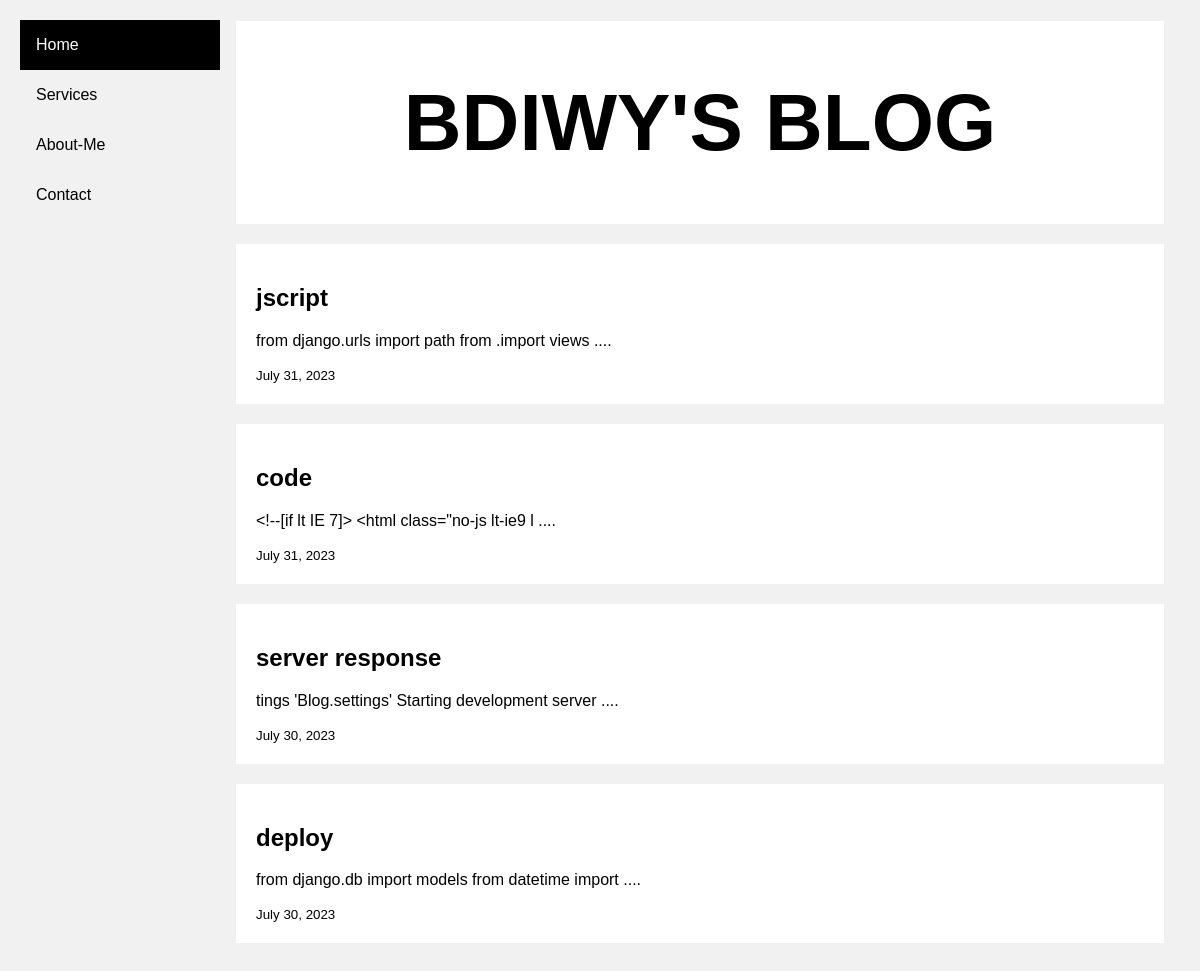
The page / on the database its author committed.
### posts/models.py (models this page shows, shortened)
class post(models.Model):
    title=models.CharField(max_length=100)
    body=models.TextField()
    created_at=models.DateField(default=datetime.now,blank=True)

### posts/views.py (the view)
# urls.py: path('',views.index,name='index'),
def index(request):
    context=post.objects.all()
    return render(request,'index.html',{'context':context})

### templates/index.html (shortened to what this page needs)
{% load static %}
{% include 'base/nav.html' %}
{% block content %}
<!DOCTYPE html>
<html>
<head>
  <link rel="stylesheet" href="{% static 'css/style.css' %}">
</head>
<body>
  <div class="content">
    <div class="row">
      <div class="leftcolumn">
        <div class="header">
          <h1>BDIWY'S BLOG</h1>
        </div>
        <div class="row">
          {% for x in context reversed %}
          <div class="card">
            <a href={% url 'Blog' x.title %} style="text-decoration: none; color: black;">
              <h2>{{x.title}}</h2>
            </a>
            <p>{{x.body|slice:50}} ....</p><small>{{x.created_at}}</small>
            <br>
          </div>
          {% endfor %}
        </div>
      </div>
    </div>
  </div>
</body>
</html>
{% endblock content %}

### templates/base/nav.html
{% load static %}
<!DOCTYPE html>
<html>
<head>
  <link rel="stylesheet" href="{% static 'css/sidebar.css' %}">
</head>
<body>
  <div class="sidebar">
    <a class="active" href="{% url 'index' %}">Home</a>
    <a href="{% url 'Services' %}">Services</a>
    <a href="{% url 'about' %}">About-Me</a>
    <a href="{% url 'contact' %}">Contact</a>
  </div>
</body>
</html>

### static/css/sidebar.css (style rules this page uses)
body { margin: 0; font-family: "Lato", sans-serif; }
.sidebar { margin: 0; padding: 0; width: 20px; background-color: #f1f1f1; position: fixed; height: 100%; overflow: auto; }
.sidebar a { display: block; color: black; padding: 16px; text-decoration: none; }
.sidebar a.active { background-color: #04AA6D; color: white; }
div.content { margin-left: 200px; padding: 1px 16px; height: 1000px; }
.sidebar { margin: 0; padding: 0; width: 200px; background-color: #f1f1f1; position: fixed; height: 100%; overflow: auto; }
.sidebar a.active { background-color: #000000; color: white; }

### static/css/style.css (style rules this page uses)
* { box-sizing: border-box; }
body { font-family: Arial; padding: 20px; background: #f1f1f1; }
.header { padding: 2px; font-size: 40px; text-align: center; background: white; }
.leftcolumn { float: left; width: 100%; }
.card { background-color: white; padding: 20px; margin-top: 20px; }
.row:after { content: ""; display: table; clear: both; }

### rows shown on the page
post: title "jscript", body "from django.urls import path from .import views", created_at "July 31, 2023"
post: title "code", body "<!--[if lt IE 7]> <html class=\"no-js lt-ie9 l", created_at "July 31, 2023"
post: title "server response", body "tings 'Blog.settings' Starting development server", created_at "July 30, 2023"
post: title "deploy", body "from django.db import models from datetime import", created_at "July 30, 2023"
